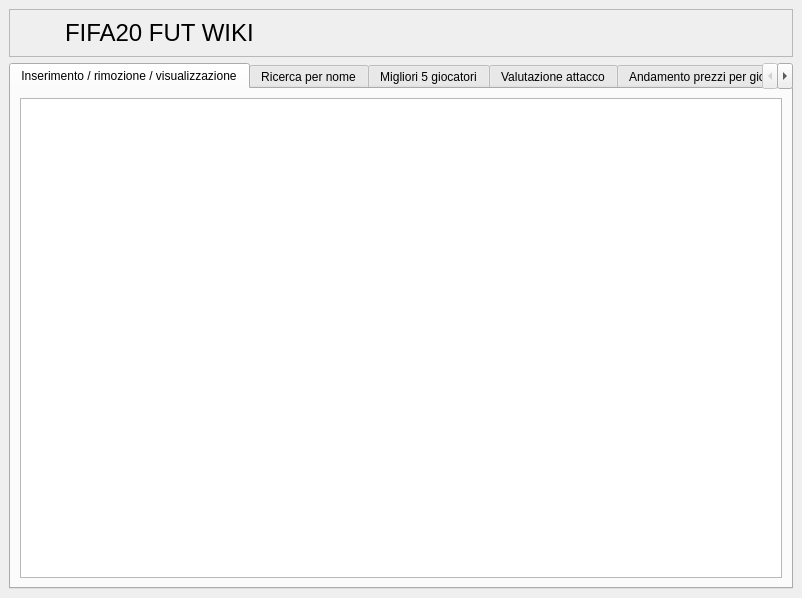
<?xml version="1.0" encoding="UTF-8"?>
<ui version="4.0">
 <class>MainWindow</class>
 <widget class="QMainWindow" name="MainWindow">
  <property name="geometry">
   <rect>
    <x>0</x>
    <y>0</y>
    <width>800</width>
    <height>598</height>
   </rect>
  </property>
  <property name="windowTitle">
   <string>FIFA FUT WIKI</string>
  </property>
  <property name="windowIcon">
   <iconset resource="icons.qrc">
    <normaloff>:/icons/images/app.png</normaloff>:/icons/images/app.png</iconset>
  </property>
  <widget class="QWidget" name="centralwidget">
   <property name="sizePolicy">
    <sizepolicy hsizetype="Expanding" vsizetype="Expanding">
     <horstretch>0</horstretch>
     <verstretch>0</verstretch>
    </sizepolicy>
   </property>
   <layout class="QGridLayout" name="gridLayout_3">
    <item row="1" column="0">
     <widget class="QFrame" name="frame_2">
      <property name="sizePolicy">
       <sizepolicy hsizetype="Expanding" vsizetype="Maximum">
        <horstretch>0</horstretch>
        <verstretch>0</verstretch>
       </sizepolicy>
      </property>
      <property name="frameShape">
       <enum>QFrame::StyledPanel</enum>
      </property>
      <property name="frameShadow">
       <enum>QFrame::Raised</enum>
      </property>
      <layout class="QGridLayout" name="gridLayout">
       <item row="0" column="0">
        <widget class="QLabel" name="label">
         <property name="maximumSize">
          <size>
           <width>40</width>
           <height>40</height>
          </size>
         </property>
         <property name="text">
          <string/>
         </property>
         <property name="pixmap">
          <pixmap resource="icons.qrc">:/icons/images/app.png</pixmap>
         </property>
         <property name="scaledContents">
          <bool>true</bool>
         </property>
        </widget>
       </item>
       <item row="0" column="1">
        <widget class="QLabel" name="label_2">
         <property name="font">
          <font>
           <pointsize>18</pointsize>
          </font>
         </property>
         <property name="text">
          <string>FIFA20 FUT WIKI</string>
         </property>
        </widget>
       </item>
      </layout>
     </widget>
    </item>
    <item row="2" column="0">
     <widget class="QTabWidget" name="tabWidget">
      <property name="sizePolicy">
       <sizepolicy hsizetype="Expanding" vsizetype="Expanding">
        <horstretch>0</horstretch>
        <verstretch>0</verstretch>
       </sizepolicy>
      </property>
      <property name="currentIndex">
       <number>0</number>
      </property>
      <widget class="QWidget" name="tab">
       <property name="sizePolicy">
        <sizepolicy hsizetype="Expanding" vsizetype="Expanding">
         <horstretch>0</horstretch>
         <verstretch>0</verstretch>
        </sizepolicy>
       </property>
       <attribute name="title">
        <string>Inserimento / rimozione / visualizzazione</string>
       </attribute>
       <layout class="QGridLayout" name="gridLayout_9">
        <item row="0" column="0">
         <widget class="QTableView" name="tableView">
          <property name="enabled">
           <bool>true</bool>
          </property>
          <property name="sizePolicy">
           <sizepolicy hsizetype="Expanding" vsizetype="Expanding">
            <horstretch>0</horstretch>
            <verstretch>0</verstretch>
           </sizepolicy>
          </property>
          <property name="minimumSize">
           <size>
            <width>200</width>
            <height>200</height>
           </size>
          </property>
          <property name="maximumSize">
           <size>
            <width>1000</width>
            <height>1000</height>
           </size>
          </property>
          <property name="baseSize">
           <size>
            <width>300</width>
            <height>300</height>
           </size>
          </property>
          <property name="alternatingRowColors">
           <bool>true</bool>
          </property>
          <property name="selectionMode">
           <enum>QAbstractItemView::SingleSelection</enum>
          </property>
          <property name="selectionBehavior">
           <enum>QAbstractItemView::SelectRows</enum>
          </property>
          <property name="iconSize">
           <size>
            <width>50</width>
            <height>50</height>
           </size>
          </property>
          <property name="sortingEnabled">
           <bool>true</bool>
          </property>
          <attribute name="horizontalHeaderCascadingSectionResizes">
           <bool>true</bool>
          </attribute>
          <attribute name="horizontalHeaderStretchLastSection">
           <bool>true</bool>
          </attribute>
          <attribute name="verticalHeaderCascadingSectionResizes">
           <bool>false</bool>
          </attribute>
         </widget>
        </item>
       </layout>
      </widget>
      <widget class="QWidget" name="tab_2">
       <attribute name="title">
        <string>Ricerca per nome</string>
       </attribute>
       <layout class="QGridLayout" name="gridLayout_7">
        <item row="0" column="0">
         <widget class="QFrame" name="frame_3">
          <property name="sizePolicy">
           <sizepolicy hsizetype="Expanding" vsizetype="Minimum">
            <horstretch>0</horstretch>
            <verstretch>0</verstretch>
           </sizepolicy>
          </property>
          <property name="minimumSize">
           <size>
            <width>10</width>
            <height>20</height>
           </size>
          </property>
          <property name="baseSize">
           <size>
            <width>10</width>
            <height>10</height>
           </size>
          </property>
          <property name="layoutDirection">
           <enum>Qt::LeftToRight</enum>
          </property>
          <property name="frameShape">
           <enum>QFrame::NoFrame</enum>
          </property>
          <property name="frameShadow">
           <enum>QFrame::Raised</enum>
          </property>
          <layout class="QGridLayout" name="gridLayout_8">
           <item row="0" column="0">
            <widget class="QLabel" name="label_3">
             <property name="text">
              <string>Inserisci il nome del giocatore da ricercare</string>
             </property>
            </widget>
           </item>
           <item row="0" column="1">
            <widget class="QLineEdit" name="name_player"/>
           </item>
           <item row="0" column="2">
            <widget class="QPushButton" name="pushButton">
             <property name="text">
              <string>Cerca</string>
             </property>
            </widget>
           </item>
          </layout>
         </widget>
        </item>
        <item row="1" column="0">
         <widget class="QTableView" name="tableView_2">
          <property name="alternatingRowColors">
           <bool>true</bool>
          </property>
          <property name="selectionMode">
           <enum>QAbstractItemView::SingleSelection</enum>
          </property>
          <property name="selectionBehavior">
           <enum>QAbstractItemView::SelectRows</enum>
          </property>
          <property name="iconSize">
           <size>
            <width>50</width>
            <height>50</height>
           </size>
          </property>
          <property name="sortingEnabled">
           <bool>true</bool>
          </property>
          <attribute name="horizontalHeaderCascadingSectionResizes">
           <bool>true</bool>
          </attribute>
          <attribute name="horizontalHeaderStretchLastSection">
           <bool>true</bool>
          </attribute>
          <attribute name="verticalHeaderCascadingSectionResizes">
           <bool>false</bool>
          </attribute>
         </widget>
        </item>
       </layout>
      </widget>
      <widget class="QWidget" name="tab_7">
       <attribute name="title">
        <string>Migliori 5 giocatori</string>
       </attribute>
       <layout class="QGridLayout" name="gridLayout_6">
        <item row="2" column="0">
         <widget class="QTableView" name="tableView_3">
          <property name="alternatingRowColors">
           <bool>true</bool>
          </property>
          <property name="selectionMode">
           <enum>QAbstractItemView::SingleSelection</enum>
          </property>
          <property name="selectionBehavior">
           <enum>QAbstractItemView::SelectRows</enum>
          </property>
          <property name="iconSize">
           <size>
            <width>50</width>
            <height>50</height>
           </size>
          </property>
          <property name="sortingEnabled">
           <bool>true</bool>
          </property>
          <attribute name="horizontalHeaderCascadingSectionResizes">
           <bool>true</bool>
          </attribute>
          <attribute name="horizontalHeaderStretchLastSection">
           <bool>true</bool>
          </attribute>
          <attribute name="verticalHeaderCascadingSectionResizes">
           <bool>false</bool>
          </attribute>
         </widget>
        </item>
        <item row="1" column="0">
         <widget class="QFrame" name="frame">
          <property name="frameShape">
           <enum>QFrame::StyledPanel</enum>
          </property>
          <property name="frameShadow">
           <enum>QFrame::Raised</enum>
          </property>
          <layout class="QGridLayout" name="gridLayout_10">
           <item row="0" column="0" colspan="3">
            <widget class="QLabel" name="label_4">
             <property name="sizePolicy">
              <sizepolicy hsizetype="Expanding" vsizetype="Fixed">
               <horstretch>0</horstretch>
               <verstretch>0</verstretch>
              </sizepolicy>
             </property>
             <property name="text">
              <string>In questa sezione verranno visualizzati i migliori 5 giocatori (selezionati in base alla qualità della carta, scelta dall'utente), ordinati per overall</string>
             </property>
            </widget>
           </item>
           <item row="1" column="2">
            <widget class="QPushButton" name="pushButton_3">
             <property name="text">
              <string>Cerca</string>
             </property>
            </widget>
           </item>
           <item row="1" column="0" colspan="2">
            <widget class="QComboBox" name="quality"/>
           </item>
          </layout>
         </widget>
        </item>
       </layout>
      </widget>
      <widget class="QWidget" name="tab_3">
       <attribute name="title">
        <string>Valutazione attacco</string>
       </attribute>
       <layout class="QGridLayout" name="gridLayout_4">
        <item row="0" column="0">
         <widget class="QFrame" name="frame_5">
          <property name="frameShape">
           <enum>QFrame::StyledPanel</enum>
          </property>
          <property name="frameShadow">
           <enum>QFrame::Raised</enum>
          </property>
          <layout class="QGridLayout" name="gridLayout_11">
           <item row="2" column="1">
            <widget class="QLineEdit" name="name_player_3"/>
           </item>
           <item row="2" column="0">
            <widget class="QLabel" name="label_8">
             <property name="text">
              <string>Inserisci il nome del giocatore</string>
             </property>
            </widget>
           </item>
           <item row="2" column="2">
            <widget class="QPushButton" name="pushButton_4">
             <property name="text">
              <string>Cerca</string>
             </property>
            </widget>
           </item>
           <item row="0" column="0" colspan="2">
            <widget class="QLabel" name="label_5">
             <property name="sizePolicy">
              <sizepolicy hsizetype="Expanding" vsizetype="Fixed">
               <horstretch>0</horstretch>
               <verstretch>0</verstretch>
              </sizepolicy>
             </property>
             <property name="text">
              <string>In questa sezione varrà visualizzato l'attributo calcolato &quot;valutazione attacco&quot; per il giocatore scelto dall'utente</string>
             </property>
            </widget>
           </item>
          </layout>
         </widget>
        </item>
        <item row="1" column="0">
         <widget class="QTableView" name="tableView_4">
          <property name="alternatingRowColors">
           <bool>true</bool>
          </property>
          <property name="selectionMode">
           <enum>QAbstractItemView::SingleSelection</enum>
          </property>
          <property name="selectionBehavior">
           <enum>QAbstractItemView::SelectRows</enum>
          </property>
          <property name="iconSize">
           <size>
            <width>50</width>
            <height>50</height>
           </size>
          </property>
          <property name="sortingEnabled">
           <bool>true</bool>
          </property>
          <attribute name="horizontalHeaderCascadingSectionResizes">
           <bool>true</bool>
          </attribute>
          <attribute name="horizontalHeaderStretchLastSection">
           <bool>true</bool>
          </attribute>
          <attribute name="verticalHeaderCascadingSectionResizes">
           <bool>false</bool>
          </attribute>
         </widget>
        </item>
       </layout>
      </widget>
      <widget class="QWidget" name="tab_4">
       <attribute name="title">
        <string>Andamento prezzi per giocatore</string>
       </attribute>
       <layout class="QGridLayout" name="gridLayout_2">
        <item row="0" column="0">
         <widget class="QFrame" name="frame_4">
          <property name="sizePolicy">
           <sizepolicy hsizetype="Expanding" vsizetype="Minimum">
            <horstretch>0</horstretch>
            <verstretch>0</verstretch>
           </sizepolicy>
          </property>
          <property name="minimumSize">
           <size>
            <width>10</width>
            <height>20</height>
           </size>
          </property>
          <property name="baseSize">
           <size>
            <width>10</width>
            <height>10</height>
           </size>
          </property>
          <property name="layoutDirection">
           <enum>Qt::LeftToRight</enum>
          </property>
          <property name="frameShape">
           <enum>QFrame::NoFrame</enum>
          </property>
          <property name="frameShadow">
           <enum>QFrame::Raised</enum>
          </property>
          <widget class="QWidget" name="">
           <property name="geometry">
            <rect>
             <x>40</x>
             <y>10</y>
             <width>660</width>
             <height>121</height>
            </rect>
           </property>
           <layout class="QVBoxLayout" name="verticalLayout">
            <item>
             <widget class="QLabel" name="label_6">
              <property name="sizePolicy">
               <sizepolicy hsizetype="Expanding" vsizetype="Fixed">
                <horstretch>0</horstretch>
                <verstretch>0</verstretch>
               </sizepolicy>
              </property>
              <property name="text">
               <string>In questa sezione verrà visualizzato il grafico comparativo per i prezzi delle varie piattaforme di gioco, dato un giocatore scelto dall'utente</string>
              </property>
             </widget>
            </item>
            <item>
             <widget class="QLabel" name="label_7">
              <property name="text">
               <string>Inserisci il nome del giocatore scelto</string>
              </property>
             </widget>
            </item>
            <item>
             <widget class="QLineEdit" name="name_player_2"/>
            </item>
            <item>
             <widget class="QPushButton" name="pushButton_2">
              <property name="text">
               <string>Cerca</string>
              </property>
             </widget>
            </item>
           </layout>
          </widget>
         </widget>
        </item>
       </layout>
      </widget>
     </widget>
    </item>
   </layout>
  </widget>
 </widget>
 <resources>
  <include location="icons.qrc"/>
 </resources>
 <connections>
  <connection>
   <sender>pushButton_2</sender>
   <signal>clicked()</signal>
   <receiver>MainWindow</receiver>
   <slot>compare_price_by_player()</slot>
   <hints>
    <hint type="sourcelabel">
     <x>68</x>
     <y>220</y>
    </hint>
    <hint type="destinationlabel">
     <x>692</x>
     <y>-7</y>
    </hint>
   </hints>
  </connection>
  <connection>
   <sender>pushButton</sender>
   <signal>clicked()</signal>
   <receiver>MainWindow</receiver>
   <slot>search_by_name()</slot>
   <hints>
    <hint type="sourcelabel">
     <x>745</x>
     <y>123</y>
    </hint>
    <hint type="destinationlabel">
     <x>631</x>
     <y>-14</y>
    </hint>
   </hints>
  </connection>
  <connection>
   <sender>pushButton_3</sender>
   <signal>clicked()</signal>
   <receiver>MainWindow</receiver>
   <slot>best_5_players()</slot>
   <hints>
    <hint type="sourcelabel">
     <x>672</x>
     <y>141</y>
    </hint>
    <hint type="destinationlabel">
     <x>691</x>
     <y>-23</y>
    </hint>
   </hints>
  </connection>
  <connection>
   <sender>pushButton_4</sender>
   <signal>clicked()</signal>
   <receiver>MainWindow</receiver>
   <slot>calculate_valutation_attack()</slot>
   <hints>
    <hint type="sourcelabel">
     <x>724</x>
     <y>143</y>
    </hint>
    <hint type="destinationlabel">
     <x>721</x>
     <y>7</y>
    </hint>
   </hints>
  </connection>
 </connections>
 <slots>
  <slot>search_by_name()</slot>
  <slot>compare_price_by_player()</slot>
  <slot>best_5_players()</slot>
  <slot>calculate_valutation_attack()</slot>
 </slots>
</ui>
